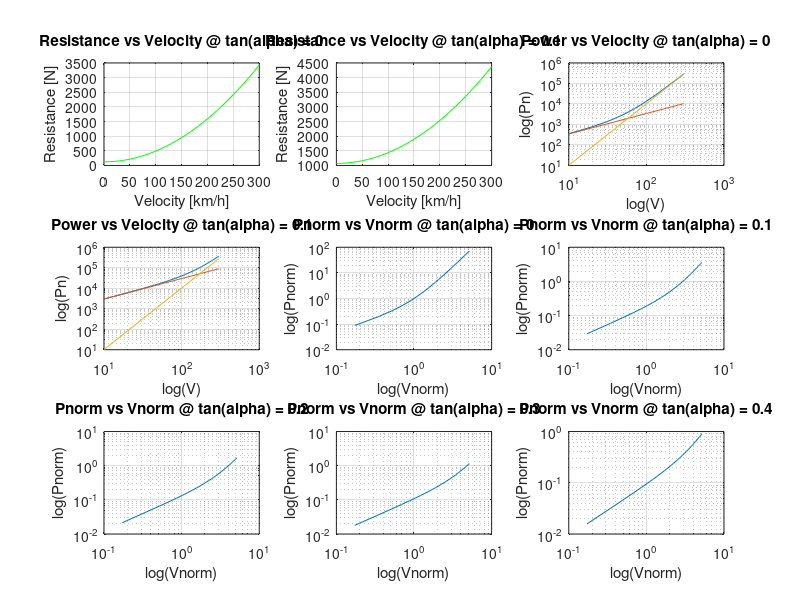
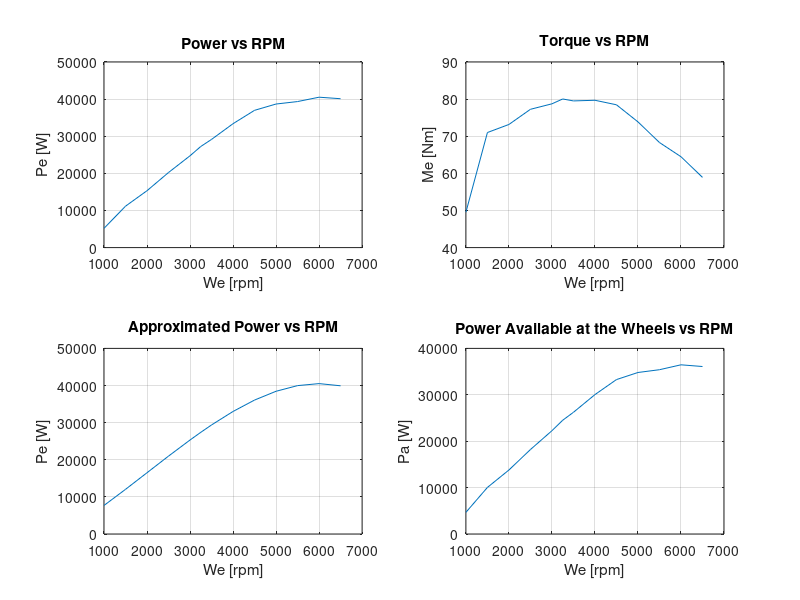
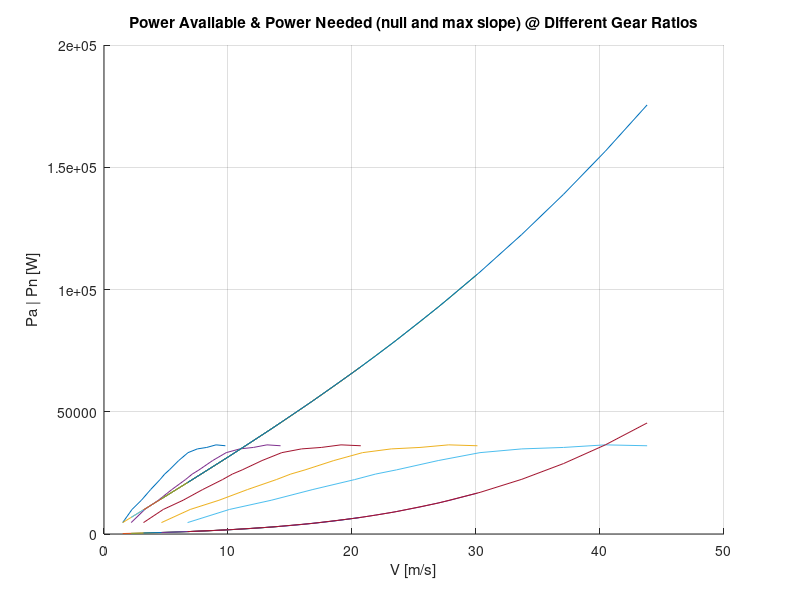

These charts were generated, in order, by the following MATLAB code: (Note: this script raises an error after producing the figures.)
clear all
clc

% Define Given Constants
Cx = .35; %[-]
S = 1.82; %[m^2]
m = 970; %[kg]
Vcil = 1040; %[cm^3]
Tf = .281; %[-]
wmin = 850; %[rpm]
efficiencyt = .9; %[-]
l = 2.3; %[m]
a = 1.15; %[m]
hG = .5; %[m]
wheel_indication = '155/65R13';
R0 = 13*25.4/2 + .65*155; %[mm]
Re = .98*R0*10^-3; % [m]
N = 5; %[-]
ts = 1; %[s]
Je = .08; %[kg.m^2]
Jw = 1.6; %[kg.m^2]
g = 9.81; % [m/s^2]
ro = 1.3; %[kg/m^2]
alpha = atan(0:0.1:0.4); %[-]
f0 = .013; %[-]
K = 6.51*10^-6; %[s^2/m^2] 

% Take Artbitrary Velocity Interval
vKm = 0:10:300; %[km/h]
vm = (vKm./3.6); %[m/s]

% Part 1

% Declare All Vectors/Matrices As Zeros
A = zeros(5, 1);
B = zeros(5, 1);
R = zeros(5, 31);
Pn = zeros(5, 31);
Pnorm = zeros(5, 31);
Pcar = zeros(5, 1);
Vcar = zeros(5, 1);
Av = zeros(5, 31);
Bv3 = zeros(5, 31);

% Calculate A, B, Vcar, Pcar, R, Av, Bv^3, Pn, Pnorm and Vnorm at 5
% different inclinations
for i = 1:5
    A(i) = m*g*(f0*cos(alpha(i)) + sin(alpha(i))); %[N]
    B(i) = m*g*K*cos(alpha(i)) + 0.5*ro*S*Cx; %[kg/m]

    Vcar(i) = sqrt(A(1)/B(1)); %[m/s]
    Pcar(i) = 2*A(i)*sqrt(A(i)/B(i)); %[W]
        
    for j = 1:31
        R(i, j) = A(i) + B(i)*(vm(j)^2); %[N]
        Av(i, j) = A(i)*vm(j); %[W]
        Bv3(i, j) = B(i)*vm(j)^3; %[W]
        Pn(i, j) = Av(i, j) + Bv3(i, j); %[W]
        Pnorm(i, j) = Pn(i, j)/Pcar(i); %[-]
    end

    Vnorm = vm/Vcar(i); %[-]
    
end

% Plot The Required Graphs In Part I
figure; hold on;

for i = 1:2
    subplot(3, 3, i);
    plot(vKm, R(i, 1:31), 'g');
    xlabel('Velocity [km/h]');
    ylabel('Resistance [N]');
    title(['Resistance vs Velocity @ tan(alpha) = ', num2str(tan(alpha(i)))]);
    grid on;
end

for i = 1:2
    subplot(3, 3, i+2);
    loglog(vKm, Pn(i, 1:31)); hold on;
    loglog(vKm, Av(i, 1:31));
    loglog(vKm, Bv3(i, 1:31));
    xlabel('log(V)');
    ylabel('log(Pn)');
    title(['Power vs Velocity @ tan(alpha) = ', num2str(tan(alpha(i)))]);
    grid on;
end

for i = 1:5
    subplot(3, 3, i+4);
    loglog(Vnorm, Pnorm(i, 1:31));
    xlabel('log(Vnorm)');
    ylabel('log(Pnorm)');
    title(['Pnorm vs Vnorm @ tan(alpha) = ', num2str(tan(alpha(i)))]);
    grid on;
end

% Part 2

% Define RPM and MEP As Given In Engine Map
werpm = [1000, 1500, 2000, 2500, 3000, 3250, 3500, 4000, 4500, 5000, 5500, 6000, 6500]; %[rpm]
we = (2*pi/60).*werpm; %[rad/s]
mep = [5.985, 8.5785, 8.841, 9.3345, 9.513, 9.6705, 9.6075, 9.6285, 9.4815, 8.9250, 8.2530, 7.791, 7.119]; %[bar]

% Using a four stroke engine
k = .5;

% Declare Pe And Me Vectors As Zeros
Pe = zeros(13, 1);
Me = zeros(13, 1);

% Calculate Pe And Me At Different Engine Rotational Speed
for i = 1:13
   Pe(i) =  .1*k*mep(i)*Vcil*we(i)/(2*pi); % [W]
   Me(i) = Pe(i)/we(i); % [Nm]
end

% Plot The Required Graphs In Part II
figure; hold on;
subplot(2, 2, 1);
plot(werpm, Pe);
xlabel('We [rpm]');
ylabel('Pe [W]');
title('Power vs RPM');
grid on;
subplot(2, 2, 2);
plot(werpm, Me);
xlabel('We [rpm]');
ylabel('Me [Nm]');
title('Torque vs RPM');
grid on;

% Obtain Maximum Power And Corresponding We
[Pmax, imax] = max(Pe); % [W]
wemax = we(imax); % [rad/s]

% Declare Summation Terms And Approximated Power As Zeros Vectors
Pi = zeros(3, 1);
Peapp = zeros(13, 1);

% Calculate The Terms Of The Summation
for i = 1:3
    Pi(i) = Pmax/(wemax^i);
end
Pi(3) = -Pi(3);

% Calculate The Approximated Value Of The Power
for i= 1:13
    for j = 1:3
       Peapp(i) = Peapp(i) + Pi(j)*we(i)^j; % [W]
    end
end

% Plot The Graph Of The Approximated Value
subplot(2, 2, 3);
plot(werpm, Peapp);
xlabel('We [rpm]');
ylabel('Pe [W]');
title('Approximated Power vs RPM');
grid on;

% Calculate The Power Available At The Wheels
Pa = zeros(13, 1);
Paapp = zeros(13, 1);
for i = 1:13
   Pa(i) = efficiencyt*Pe(i); % [W]
   Paapp(i) = efficiencyt*Peapp(i); % [W]
end

% Plot The Graph Of Power Available At The Wheels
subplot(2, 2, 4);
plot(werpm, Pa);
xlabel('We [rpm]');
ylabel('Pa [W]');
title('Power Available at the Wheels vs RPM');
grid on;

% Part 3

% Calculate Maximum Speed Vehicle Can Reach
Pamax = max(Pa);
Astar = power(Pamax/(2*B(1)), 1/3);
Bstar = sqrt(1+(4*A(1)^3/(27*(Pamax^2)*B(1))));
Vmax = Astar*(power(Bstar+1, 1/3)-power(Bstar-1, 1/3)); % [m/s]

% Calculate Gear Ratios
Tgtop = Vmax/(Tf*Re*wemax); %[-]
alphamax = atan(.33); %[-]
Tgbottom = Me(1)*efficiencyt/(Tf*Re*m*g*(f0*cos(alphamax)+sin(alphamax))); %[-]
Tgi = zeros(5, 1);
Tgi(1) = Tgbottom;
Tgi(5) = Tgtop;
for i = 2:4
   Tgi(i) = Tgi(i-1)*power((Tgtop/Tgbottom), 1/(N-1)); %[-] 
end

% Calculate Vehicle Speed According To We And Gear Ratios
Vw = zeros(5, 13);
for i = 1:5
   for j = 1:13
       Vw(i, j) = we(j)*Tf*Tgi(i)*Re; % [m/s]
   end
end

Avw = zeros(5, 13, 2);
Bvw3 = zeros(5, 13, 2);

for i = 1:5
    for j = 1:13
        Avw(i, j, 1) = A(1)*Vw(i, j);
        Bvw3(i, j, 1) = B(1)*Vw(i, j)^3;
    end
end

Aw = m*g*(f0*cos(alphamax) + sin(alphamax)); %[N]
Bw = m*g*K*cos(alphamax) + .5*ro*S*Cx; %[kg/m]

for i = 1:5
    for j = 1:13
        Avw(i, j, 2) = Aw*Vw(i, j);
        Bvw3(i, j, 2) = Bw*Vw(i, j)^3;
    end
end

Pnw = zeros(5, 13, 2);
for i = 1:2
   for j = 1:5
       for k = 1:13
            Pnw(j, k, i) = Avw(j, k, i) + Bvw3(j, k, i); 
       end
   end
end

figure;  hold on;
for i = 1:5
    plot(Vw(i, 1:13), Pa, Vw(i, 1:13), Pnw(i, 1:13, 1), Vw(i, 1:13), Pnw(i, 1:13, 2));
end
xlabel('V [m/s]');
ylabel('Pa | Pn [W]');
title('Power Available & Power Needed (null and max slope) @ Different Gear Ratios');

grid on;

% % MAXIMUM POWER THAT CAN BE TRANSFERRED BY THE TIRES TO THE GROUND

% Define Constants
c1 = [1.1, .8];
c2 = [6, 8]*10^-3;

% Calculate Dx
Rl = 0.92*R0*10^-3;
Dx = Rl.*(f0+K.*vm.^2);

% Calculate Fz1 and Fz2
K1 = ro*S*Cx*hG/2/m/g;
K2 = -K1;
Fz1 = m*g*(b-Dx-K1.*vm.^2)/l;
Fz2 = m*g*(a+Dx-K2.*vm.^2)/l;

% Calculate Maximum Power Transferred in Dry/Wet Conditions
uip(1,1:31) = c1(1) - c2(1).*vm;
uip(2,1:31) = c1(2) - c2(2).*vm;
PmaxWG(1,1:31) = (Fz1).*uip(1,1:31).*vm;
PmaxWG(2,1:31) = (Fz1).*uip(2,1:31).*vm;

% Plot Required Graphs
figure;
plot(vm, PmaxWG(1, 1:31), vm, PmaxWG(2, 1:31), vm, Pn(1, 1:31));

% Obtain The Maximum Velocity
interD = InterX([vm;PmaxWG(1, 1:31)],[vm;Pn]);
interW = InterX([vm;PmaxWG(2, 1:31)],[vm;Pn]);
Vmax(1,1) = interD(1,2);
Vmax(1,2) = interW(1,2);

% % ACCELERATION PERFORMANCE

% Compute Equivalent Mass
me = m + Jw/Re^2 + Jt/(Re*Tf)^2 + Je/(Re*Tf)^2./Tgi.^2;

% Compute Maximum Acceleration
amax = zeros(5, 13);
for i = 1:5
   for j = 1:13
      amax(i, j) = (Pa(j)-Pn(1,j))/(me(i)*Vw(i,j));
   end
end

figure; hold on;

for i = 1:5
   plot(Vw(i, 1:13), amax(i, 1:13));
end
grid on;

oneOamax = 1./amax;
